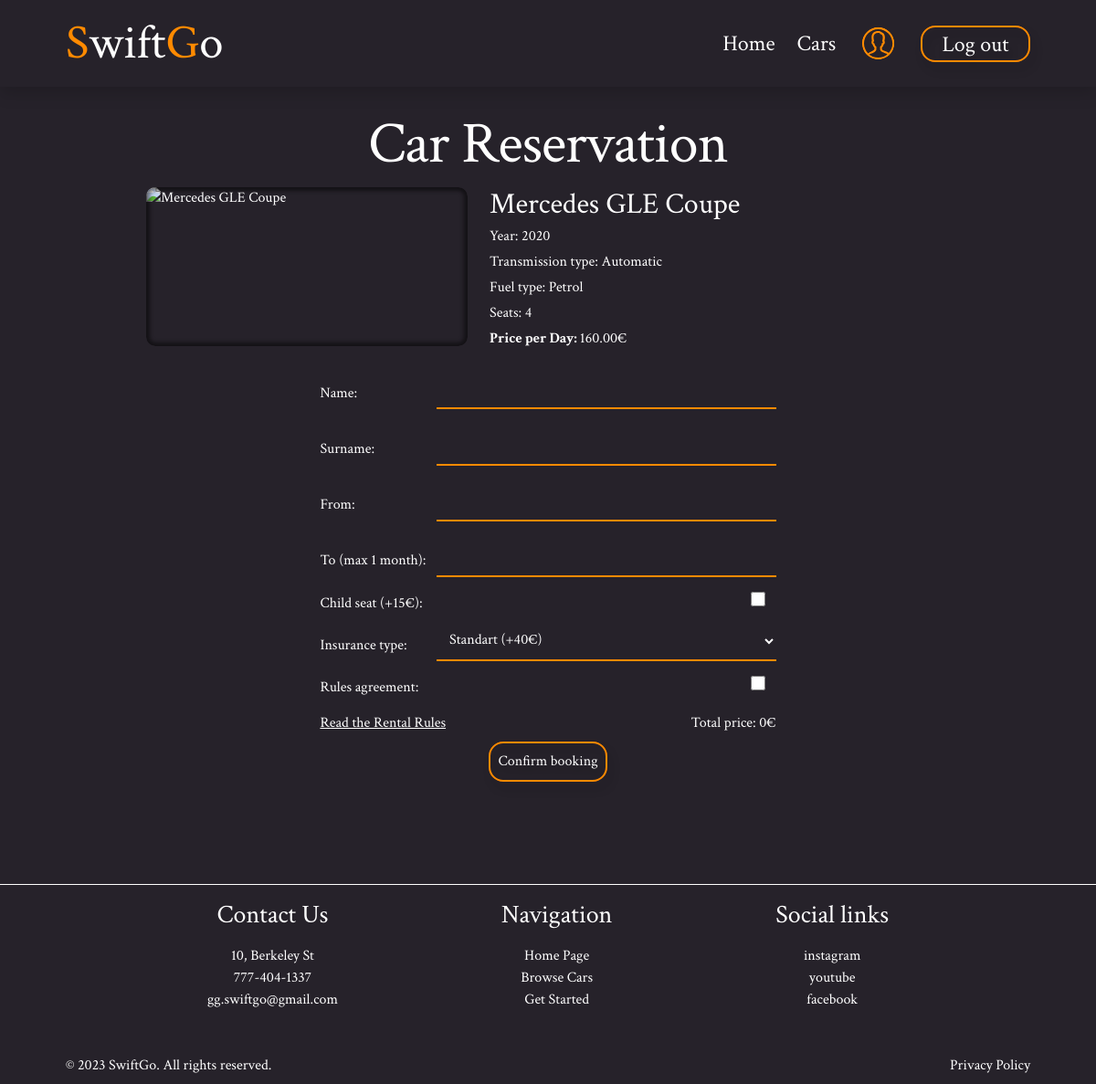
The app's page /cars/4/ (signed in) with its own data.
### car_rental/models.py (models this page shows, shortened)
class Car(models.Model):
    TRANSMISSION_CHOICES = [
        ('manual', 'Manual'),
        ('automatic', 'Automatic')
    ]
    FUEL_CHOICES = [
        ('petrol', 'Petrol'),
        ('diesel', 'Diesel'),
        ('electic', 'Electric'),
    ]
    make = models.CharField(max_length=50)
    model = models.CharField(max_length=50)
    year = models.IntegerField()
    seats = models.IntegerField()
    transmission_type = models.CharField(max_length=10, choices=TRANSMISSION_CHOICES, default='manual')
    fuel_type = models.CharField(max_length=10, choices=FUEL_CHOICES, default='petrol')
    price_per_day = models.DecimalField(max_digits=10, decimal_places=2)
    car_image = CloudinaryField('image')
    available = models.BooleanField(default=True)

### car_rental/views.py (the view, shortened to what this page needs)
# urls.py: path('cars/<int:pk>/', CarDetailsView.as_view(), name='car-details'),
class CarDetailsView(DetailView, FormMixin):
    model = Car
    template_name = 'car_details.html'
    form_class = BookingForm
    def get_form_kwargs(self):
        kwargs = super().get_form_kwargs()
        kwargs['car'] = self.get_object()
        return kwargs
    def get_context_data(self, **kwargs):
        context = super().get_context_data(**kwargs)
        car = self.get_object()
        if 'form' not in context:
            context['form'] = BookingForm(car=car)
        bookings = Booking.objects.filter(car=car)
        booked_dates = []
        for booking in bookings:
            current_date = booking.start_date
            while current_date <= booking.end_date:
                booked_dates.append(current_date.strftime("%Y-%m-%d"))
                current_date += timedelta(days=1)
        context['booked_dates'] = booked_dates
        return context

### car_rental/forms.py (shortened to what this page needs)
class BookingForm(forms.ModelForm):
    def __init__(self, *args, **kwargs):
        self.car = kwargs.pop('car', None)
        super(BookingForm, self).__init__(*args, **kwargs)
    class Meta:
        model = Booking
        fields = ('name', 'surname', 'start_date', 'end_date', 'child_seat', 'insurance_type', 'rules_agreement')
        widgets = {
            'start_date': forms.TextInput(attrs={'autocomplete': 'off'}),
            'end_date': forms.TextInput(attrs={'autocomplete': 'off'}),
        }

### templates/car_details.html (shortened to what this page needs)
{% extends 'base.html' %}
{% load static %}
{% block styles %}
    <link rel="stylesheet" href="https://cdn.jsdelivr.net/npm/vanillajs-datepicker@1.3.4/dist/css/datepicker.min.css">
{% endblock %}
{% block content %}
    <section class="py-5 container my-5 text-white">
        <h1 class="title text-center mt-2 mt-lg-4">Car Reservation</h1>
        <div class="car-detail d-flex flex-column flex-sm-row justify-content-sm-center">
            <div class="car-img d-block overflow-hidden mb-2 col-8 col-sm-4 mx-auto mx-sm-0">
                <img src="{{ car.car_image.url }}" alt="{{ car.make }} {{ car.model }}" class="d-block w-100 h-auto">
            </div>
            <div class="car-info col-sm-6 px-sm-4">
                <h2 class="mb-1">{{ car.make }} {{ car.model }}</h2>
                <p class="mb-1">Year: {{ car.year }}</p>
                <p class="mb-1">Transmission type: {{ car.transmission_type|title }}</p>
                <p class="mb-1">Fuel type: {{ car.fuel_type|title }}</p>
                <p class="mb-1" id="car_seats">Seats: {{ car.seats }}</p>
                <p class="mb-1" id='price_per_day'><b>Price per Day: </b>{{ car.price_per_day }}€</p>
            </div>
        </div>
        {% if user.is_authenticated %}
            <form method="post" class="booking-form d-flex flex-column my-3">
                {% for field in form %}
                    {% if field.name == 'start_date' %}
                        <div class="booking-form-field">
                            <label for="{{ field.id_for_label }}">From:{{ field }}</label>
                        </div>
                    {% elif field.name == 'end_date' %}
                        <div class="booking-form-field">
                            <label for="{{ field.id_for_label }}">To (max 1 month):{{ field }}</label>
                        </div>
                    {% elif field.name == 'child_seat' %}
                        {% if car.seats >= 4 %}
                            <div class="booking-form-field">
                                <label for="{{ field.id_for_label }}">Child seat (+15€):{{ field }}</label>
                            </div>
                        {% endif %}
                    {% else %}
                        <div class="booking-form-field">
                            <label for="{{ field.id_for_label }}">{{ field.label }}:{{ field }}</label>
                        </div>
                    {% endif %}
                {% endfor %}
                <div class="booking-form-field d-flex justify-content-between align-items-center">
                    <button type="button" id="booking-rules" data-bs-toggle="modal"
                            data-bs-target="#RentalRulesModal">Read the Rental Rules
                    </button>
                    <p class="m-0">Total price: <span id="total_price">0€</span></p>
                </div>
                <div class="booking-form-field d-flex">
                    <button type="submit" class="btn-orange text-white mx-auto p-2">Confirm booking</button>
                </div>
            </form>
        {% else %}
            <h3 class="text-center mt-5">To book a car you have to sign in first</h3>
        {% endif %}
    </section>
{% endblock %}

### static/css/styles.css (style rules this page uses)
html { height: 100%; margin: 0; }
body { background-color: #26222A; font-family: "Crimson Text", sans-serif; font-weight: normal; font-style: normal; display: flex; flex-direction: column; margin: 0; }
.container { max-width: calc(1160px + 4rem); padding: 0 2rem; margin: 0 auto; }
.title { font-size: 2.8rem; letter-spacing: -0.05625rem; }
.btn-orange { background-color: transparent; border: 2px solid #FF8A00; border-radius: 1rem; filter: drop-shadow(4px 8px 4px rgba(0, 0, 0, 0.25)); transition: background-color 0.2s; }
.car-img { position: relative; border-radius: 0.625rem; }
.car-img::after { content: ''; position: absolute; top: 0; left: 0; right: 0; bottom: 0; box-shadow: inset 0 0 4px 4px rgba(0, 0, 0, 0.5); border-radius: 0.625rem; }
.booking-form { max-width: 31.2rem; margin: 0 auto; }
.booking-form-field label { width: 100%; display: inline-flex; align-items: center; justify-content: space-between; margin-bottom: 0.4rem; color: #ffffff; }
.booking-form-field input[type="text"], .booking-form-field input[type="email"], .booking-form-field input[type="date"], .booking-form-field select, .booking-form-field input[type="checkbox"] { color: #ffffff; max-width: 100%; width: calc(100% - 8rem); padding: 0.6rem; border: none; border-bottom: 2px solid #ff8a00; margin-bottom: 0.6rem; background-color: inherit; }
.booking-form-field input[type="text"], .booking-form-field input[type="email"], .booking-form-field input[type="date"] { -webkit-appearance: none; }
.booking-form-field input[type="checkbox"] { width: 1rem; margin-right: 0.7rem; height: 1rem; }
.booking-form-field input[type="checkbox"], .booking-form-field select, .booking-form-field input[type='date'] { cursor: pointer; color: #ffffff; }
.booking-form-field label[for='id_start_date'], .booking-form-field label[for='id_end_date'] { position: relative; }
.booking-form-field label[for='id_start_date']::after, .booking-form-field label[for='id_end_date']::after { content: ''; background-image: url('https://res.cloudinary.com/dd2fwm3fh/raw/upload/v1700664857/static/icons/ui_date.9b45aafae9d6.svg'); background-repeat: no-repeat; width: 1.5rem; height: 1.5rem; position: absolute; right: 1rem; top: 0.2rem; cursor: pointer; }
#booking-rules { border: none; text-decoration: 1px solid underline; background-color: inherit; padding: 0.5rem 0; color: #ffffff; }
@media (min-width: 768px) { .container { max-width: calc(1160px + 9rem); padding: 0 4.5rem; } }
@media (min-width: 1024px) { .title { font-size: 4rem; } }

### records on screen
Car: make "Mercedes", model "GLE Coupe", year "2020", transmission_type "Automatic", fuel_type "Petrol", seats "4", price_per_day "160.00"

### other values on screen
{{ field.label }} "Name" "Surname" "Insurance type" "Rules agreement"
